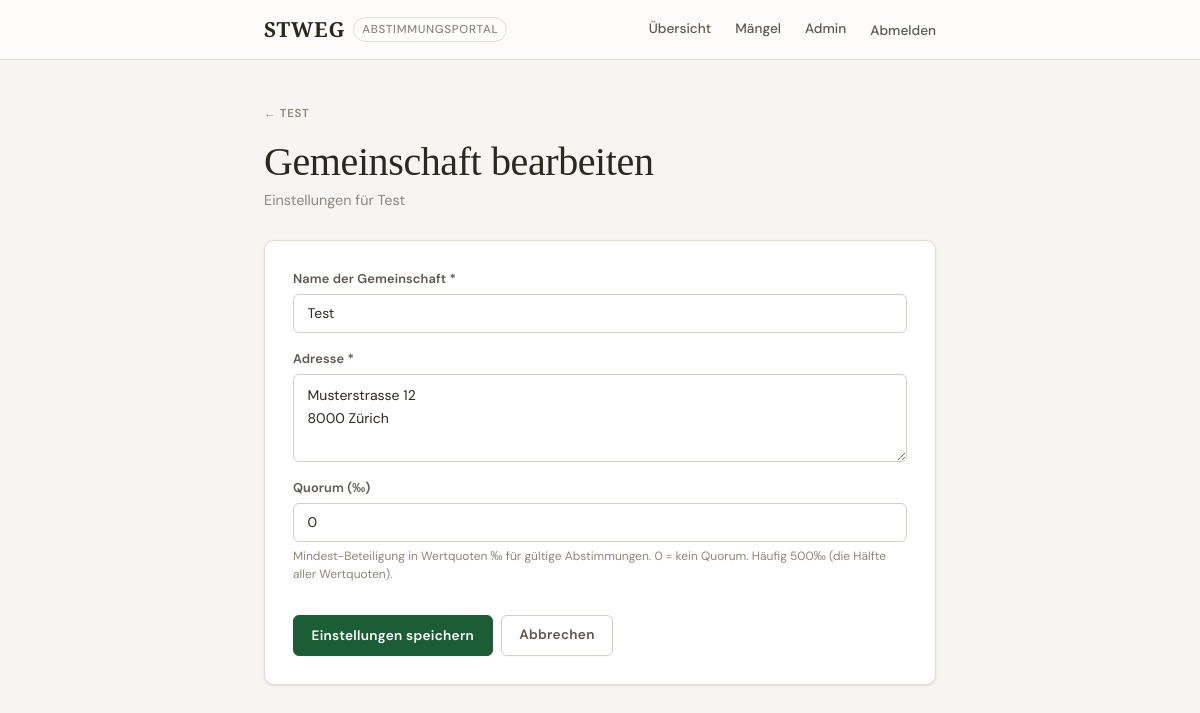
Page /community/1/bearbeiten/ (signed in) on the committed database.
### voting/models.py (models this page shows, shortened)
class Community(models.Model):
    name       = models.CharField(max_length=200)
    address    = models.TextField()
    created_at = models.DateTimeField(auto_now_add=True)
    created_by = models.ForeignKey(
        User, on_delete=models.SET_NULL, null=True, blank=True,
        related_name='created_communities',
    )
    quorum = models.DecimalField(
        max_digits=5, decimal_places=1, default=Decimal('0'),
        verbose_name="Quorum (‰)",
        help_text="Mindest-Beteiligung in Wertquoten ‰ für gültige Abstimmung (0 = kein Quorum)",
    )
    def is_admin(self, user):
        return (
            self.created_by == user
            or user.is_staff
            or self.memberships.filter(
                user=user, role=CommunityMembership.Role.MANAGER
            ).exists()
        )
    class Meta:
        verbose_name        = "Gemeinschaft"
        verbose_name_plural = "Gemeinschaften"

### voting/views.py (the view)
@login_required
def community_edit(request, community_id):
    community = get_object_or_404(Community, id=community_id)
    if not community.is_admin(request.user):
        messages.error(request, "Keine Berechtigung.")
        return redirect('voting:dashboard')
    if request.method == 'POST':
        form = CommunityForm(request.POST, instance=community)
        if form.is_valid():
            form.save()
            messages.success(request, "Einstellungen gespeichert.")
            return redirect('voting:proposal_list', community_id=community.id)
    else:
        form = CommunityForm(instance=community)
    return render(request, 'voting/community_form.html', {'form': form, 'community': community})

### voting/forms.py
class CommunityForm(forms.ModelForm):
    class Meta:
        model  = Community
        fields = ['name', 'address', 'quorum']
        widgets = {
            'name': forms.TextInput(attrs={
                'class': 'form-input',
                'placeholder': 'z.B. STWEG Musterstrasse 12',
            }),
            'address': forms.Textarea(attrs={
                'class': 'form-textarea',
                'rows': 3,
                'placeholder': 'Musterstrasse 12\n8000 Zürich',
            }),
            'quorum': forms.NumberInput(attrs={
                'class': 'form-input',
                'step': '0.1',
                'min': '0',
                'max': '1000',
                'placeholder': '0 = kein Quorum',
            }),
        }
        labels = {
            'name':    'Name der Gemeinschaft',
            'address': 'Adresse',
            'quorum':  'Quorum (‰)',
        }
        help_texts = {
            'quorum': (
                'Mindest-Beteiligung nach Wertquoten für gültige Beschlüsse '
                '(0 = kein Quorum). Enthaltungen zählen zur Beteiligung. '
                'Häufig 500‰ (die Hälfte aller Wertquoten).'
            ),
        }

### voting/templates/voting/community_form.html (shortened to what this page needs)
{% extends "voting/base.html" %}
{% block content %}
{% if community %}
<a href="{% url 'voting:unit_manage' community.id %}" class="back-link">{{ community.name }}</a>
{% else %}
<a href="{% url 'voting:dashboard' %}" class="back-link">Dashboard</a>
{% endif %}
<div class="page-header">
    <h1>{% if community %}Gemeinschaft bearbeiten{% else %}Neue Gemeinschaft{% endif %}</h1>
    <p>{% if community %}Einstellungen für {{ community.name }}{% else %}Lege eine neue Stockwerkeigentümergemeinschaft an{% endif %}</p>
</div>
<div class="card card--padded">
    <form method="post">
        <div class="form-group">
            <label for="id_name">Name der Gemeinschaft *</label>
            <input type="text" name="name" id="id_name" class="form-input"
                   placeholder="z.B. STWEG Musterstrasse 12, Zürich" required
                   value="{{ form.name.value|default:'' }}">
        </div>
        <div class="form-group">
            <label for="id_address">Adresse *</label>
            <textarea name="address" id="id_address" class="form-textarea" rows="3"
                      placeholder="Strasse, PLZ Ort" required>{{ form.address.value|default:'' }}</textarea>
        </div>
        <div class="form-group">
            <label for="id_quorum">Quorum (‰)</label>
            <input type="number" name="quorum" id="id_quorum" class="form-input"
                   placeholder="0" step="0.1" min="0" max="1000"
                   value="{{ form.quorum.value|default:'0' }}">
            <div class="form-hint">
                Mindest-Beteiligung in Wertquoten ‰ für gültige Abstimmungen. 0 = kein Quorum.
                Häufig 500‰ (die Hälfte aller Wertquoten).
            </div>
        </div>
        <div class="flex gap-1 mt-2">
            <button type="submit" class="btn btn-primary">
                {% if community %}Einstellungen speichern{% else %}Gemeinschaft erstellen{% endif %}
            </button>
            {% if community %}
            <a href="{% url 'voting:unit_manage' community.id %}" class="btn btn-outline">Abbrechen</a>
            {% else %}
            <a href="{% url 'voting:dashboard' %}" class="btn btn-outline">Abbrechen</a>
            {% endif %}
        </div>
    </form>
</div>
{% endblock %}

### voting/static/voting/css/app.css (style rules this page uses)
*, *::before, *::after { box-sizing: border-box; margin: 0; padding: 0; }
:root { --ink: #1C1A17; --ink-light: #4A4640; --ink-faint: #8C877F; --bg: #F7F5F1; --bg-subtle: #EEEBE4; --white: #FDFCFB; --surface: #FFFFFF; --surface-alt: #F4F1EC; --border: #E2DDD5; --border-mid: #D4CFC6; --border-strong: #B8B2A8; --text: #2A2820; --text-secondary:#5C5750; --text-muted: #8C877F; --accent: #1B5E35; --accent-light: #E6F2EB; --accent-border: #A8D4B5; --gold: #B5924C; --gold-light: #D4AF72; --cream: #F8F5F0; --cream-mid: #EDE8DF; --red: #B5302A; --red-light: #FCECEA; --red-border: #F0B8B5; --amber: #92400e; --amber-light: #FFFBEB; --amber-border: #FDE68A; --blue: #1a56db; --blue-light: #E8F0FE; --serif: 'Cormorant Garamond', Georgia, serif; --sans: 'DM Sans', sans-serif; --r-sm: 2px; --r-md: 6px; --r-lg: 10px; --r-pill: 999px; --shadow-xs: 0 1px 2px rgba(0,0,0,.04); --shadow-sm: 0 1px 4px rgba(0,0,0,.06), 0 1px 2px rgba(0,0,0,.04); --shadow-md: 0 4px 12px rgba(0,0,0,.08), 0 2px 4px rgba(0,0,0,.04); --ease: cubic-bezier(.4,0,.2,1); --t-base: 0.18s; --max: 720px; --nav-h: 60px; }
html { scroll-behavior: smooth; }
body { font-family: var(--sans); background: var(--bg); color: var(--text); line-height: 1.5; -webkit-font-smoothing: antialiased; overflow-x: hidden; }
a { color: inherit; }
h1 { font-family: var(--serif); font-size: clamp(1.9rem, 4vw, 2.5rem); font-weight: 300; line-height: 1.2; letter-spacing: -0.01em; color: var(--text); margin-bottom: 0.4rem; }
h1 + p, .page-header > div > p { font-size: 0.9rem; color: var(--text-muted); margin-bottom: 0.8rem; }
.page-header { margin-bottom: 1.75rem; }
.page-header h1 { margin-bottom: 0.25rem; }
.back-link { display: inline-block; font-size: 0.72rem; font-weight: 600; letter-spacing: 0.06em; text-transform: uppercase; color: var(--text-muted); text-decoration: none; padding: 0.25rem 0; margin-bottom: 0.75rem; transition: color var(--t-base); }
.back-link::before { content: '← '; }
.flex { display: flex; }
.gap-1 { gap: 0.5rem; }
.mt-2 { margin-top: 2rem; }
.card { background: var(--surface); border: 1px solid var(--border); border-radius: var(--r-lg); padding: 1.5rem; margin-bottom: 0.875rem; box-shadow: var(--shadow-sm); transition: border-color var(--t-base) var(--ease), box-shadow var(--t-base) var(--ease); }
.card--padded { padding: 1.75rem; }
.btn { display: inline-flex; align-items: center; justify-content: center; gap: 0.4rem; padding: 0.6rem 1.1rem; border-radius: var(--r-md); font-family: var(--sans); font-size: 0.85rem; font-weight: 600; letter-spacing: 0.02em; text-decoration: none; border: 1px solid transparent; cursor: pointer; white-space: nowrap; transition: background var(--t-base), border-color var(--t-base), color var(--t-base), box-shadow var(--t-base); box-shadow: var(--shadow-xs); }
.btn-primary { background: var(--accent); color: #fff; border-color: var(--accent); }
.btn-outline { background: var(--surface); color: var(--text-secondary); border-color: var(--border-mid); }
.form-group { display: flex; flex-direction: column; margin-bottom: 1rem; }
.form-group label { font-size: 0.8rem; font-weight: 600; color: var(--text-secondary); margin-bottom: 0.35rem; letter-spacing: 0.01em; }
.form-input, .form-select, .form-textarea { background: var(--surface); border: 1px solid var(--border-mid); border-radius: var(--r-md); padding: 0.6rem 0.85rem; font-family: var(--sans); font-size: 0.875rem; color: var(--text); transition: border-color var(--t-base), box-shadow var(--t-base); width: 100%; outline: none; appearance: none; -webkit-appearance: none; }
.form-input::placeholder, .form-textarea::placeholder { color: var(--text-muted); }
.form-textarea { resize: vertical; min-height: 80px; line-height: 1.6; }
.form-hint { font-size: 0.75rem; color: var(--text-muted); margin-top: 0.3rem; line-height: 1.5; }

### rows in the picture
Community: name "TEST", name "Test", address "Musterstrasse 12 8000 Zürich", quorum "0"
